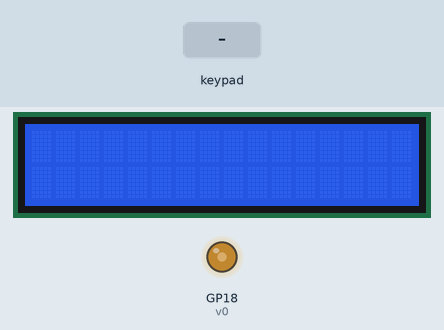
Simulated run of this program. Board: Raspberry Pi Pico running MicroPython. Shown: 16×2 character LCD, output pins drawn as LEDs (lit = HIGH). Inputs (shaded band) come from the test bench. Pins used as bus, display or sensor lines are not drawn; what the program prints to the serial console is not drawn.

Above: at 5.0 s.
5.1 s: key '2' pressed
At 6.3 s:
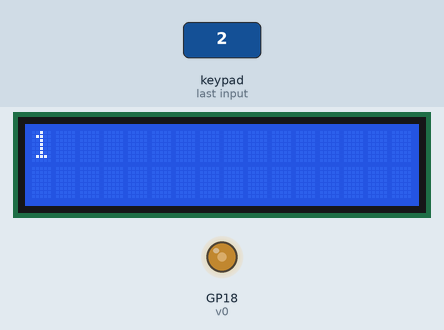
6.6 s: keypad keys 1 2 pressed 0.4 s apart
At 8.3 s:
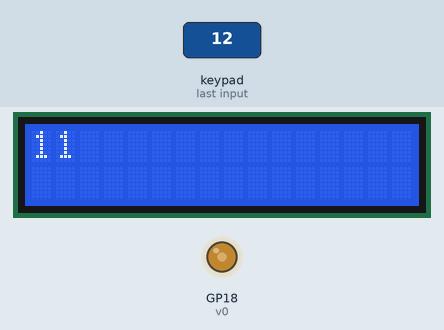
8.9 s: key '3' pressed
At 9.2 s:
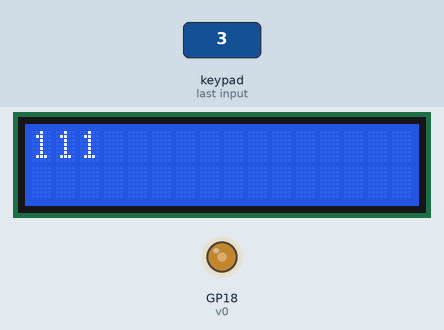
10.4 s: keypad keys 1 2 # pressed 0.4 s apart
At 11.1 s:
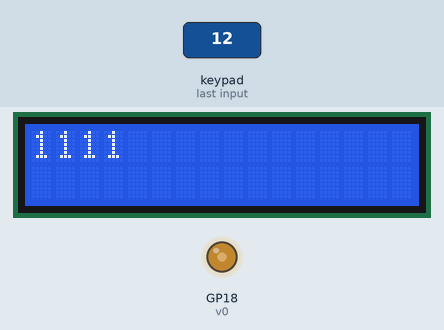
Timing chart, 0 to 13.4 s (numbered marks = the images above; inputs shaded):
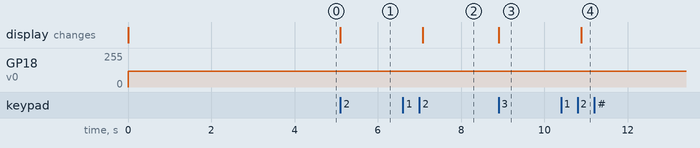

The program:

lcd1602_test.py
```python
# import sys

# sys.path.append('//packages/')
# from lcd1602 import lcd1602

from machine import Pin, PWM
from utime import sleep_us, sleep_ms

class lcd1602:
    # constructor
    def __init__(self, rs, e, d4, d5, d6, d7):
        # setup pins
        self.rs = Pin(rs,Pin.OUT)
        self.e = Pin(e,Pin.OUT)
        self.d4 = Pin(d4,Pin.OUT)
        self.d5 = Pin(d5,Pin.OUT)
        self.d6 = Pin(d6,Pin.OUT)
        self.d7 = Pin(d7,Pin.OUT)

        self.rs.value(0)
        self.e.value(0)

        # setup lcd
        self.__send(0b00110011) # set 8bit two times
        self.__send(0b00110010) # set 8bit then 4bit
        self.__send(0b00101000) # set 4bit data length, 2 lines, 5x7 dots
        self.__send(0b110) # increment cursor, no display shift
        self.cursor(True)
        self.clear()

    # execute command
    def __exec_pulse(self):
        self.e.on()
        sleep_us(40)
        self.e.off()
        sleep_us(40)

    # set command
    def __set_data(self, bin4):
        self.d4.value(bin4 & 0b1)
        self.d5.value(bin4 >> 1 & 0b1)
        self.d6.value(bin4 >> 2 & 0b1)
        self.d7.value(bin4 >> 3 & 0b1)

    # send command to display
    def __send(self, byte):
        self.__set_data(byte >> 4)
        self.__exec_pulse()
        self.__set_data(byte & 0b1111)
        self.__exec_pulse()

    # clear screen
    def clear(self):
        self.rs.off()
        self.__send(0b1)
        self.rs.on()
        sleep_ms(2)

    # set cursor home
    def home(self):
        self.rs.off()
        self.__send(0b10)
        self.rs.on()
        sleep_ms(2)

    # set cursor properties
    def cursor(self, blink, underscore = False):
        self.rs.off()
        self.__send(0b1100 | underscore << 1 | blink)
        self.rs.on()

    # write to screen
    def write(self, data):
        for byte in data:
            self.__send(ord(byte))

    # set cursor position
    def position(self, row, column):
        self.rs.off()
        self.__send(0b10000000 | row << 6 | column)
        self.rs.on()

    # write/define custom character
    def character(self, id, data = None):
        if(data != None):
            self.rs.off()
            self.__send(0b1000000 | id << 3)
            self.rs.on()
            for byte in data:
                self.__send(byte)
            self.home()
        else:
            self.__send(id)


######################### Functions #########################
#read 4*4 keypad
def read_keypad():
    rows = [Pin(8, Pin.IN, Pin.PULL_UP), Pin(7, Pin.IN, Pin.PULL_UP), Pin(6, Pin.IN, Pin.PULL_UP), Pin(5, Pin.IN, Pin.PULL_UP)]
    cols = [Pin(4, Pin.OUT), Pin(3, Pin.OUT), Pin(2, Pin.OUT), Pin(1, Pin.OUT)]
    keys = [
        ['1', '2', '3', 'A'],
        ['4', '5', '6', 'B'],
        ['7', '8', '9', 'C'],
        ['*', '0', '#', 'D']
    ]


    for col in cols:
        col.value(1)
        for row in rows:
            if row.value() == 1:
                sleep_ms(20)  # debounce delay
                if row.value() == 1:
                    while row.value() == 1:
                        pass
                    return keys[rows.index(row)][cols.index(col)]
        col.value(0)


# def scan_keypad():
#     for row_num, row in enumerate(rows):
#         row.value(0)  # 將當前行設為低電位，激活行
#         for col_num, col in enumerate(cols):
#             if col.value() == 0:  # 如果某列被拉低，表示按鍵被按下
#                 utime.sleep_ms(20)  # 防抖動延遲
#                 if col.value() == 0:  # 再次確認按鍵是否仍被按下
#                     while col.value() == 0:
#                         pass  # 等待按鍵釋放
#                     return keys[row_num][col_num]  # 返回按鍵值
#         row.value(1)  # 將當前行設為高電位，關閉行
#     return None  # 如果沒有按鍵被按下，返回 None
######################### Setup #########################
v0 = PWM(Pin(18))
v0.freq(500)
v0.duty_u16(30000)
# display = lcd1602(rs, e, d4, d5, d6, d7)
display = lcd1602(15, 14, 13, 12, 11, 10)
display.cursor(False)

######################### Main Code #########################
# clear display
# display.clear()
# try:
#     while True:
#         # write to first row
#         display.position(0, 0)
#         display.write("Hello MDFK!")

#         # write to second row
#         display.position(1, 0)
#         display.write("It's ME!")
#         sleep_ms(1000)
# except KeyboardInterrupt:
#     display.clear()
#     display.position(0, 0)
#     display.write("Goodbye shithead!")
#     sleep_ms(1000)
#     display.clear()
#     print("KeyboardInterrupt")

display.clear()
try:
    i, j = 0, 0
    while i <= 1 and j <= 15:
        key = read_keypad()
        display.position(i, j)
        print('i: %d, j: %d, key: %s' % (i, j, key))
        display.write(str(key))
        if j == 15:
            j = 0
            i += 1
            continue
        j += 1
        sleep_ms(150)
except KeyboardInterrupt:
    display.clear()
    display.position(0, 0)
    display.write("Goodbye shithead!")
    sleep_ms(1000)
    display.clear()
    print("KeyboardInterrupt")
```

Measured:
- after the input at 5.1 s, the display: changes at once (image 1)
- after the input at 6.6 s, the display: changes after 0.48 s (image 2)
- after the input at 8.9 s, the display: changes at once (image 3)
- after the input at 10.4 s, the display: changes after 0.48 s (image 4)
